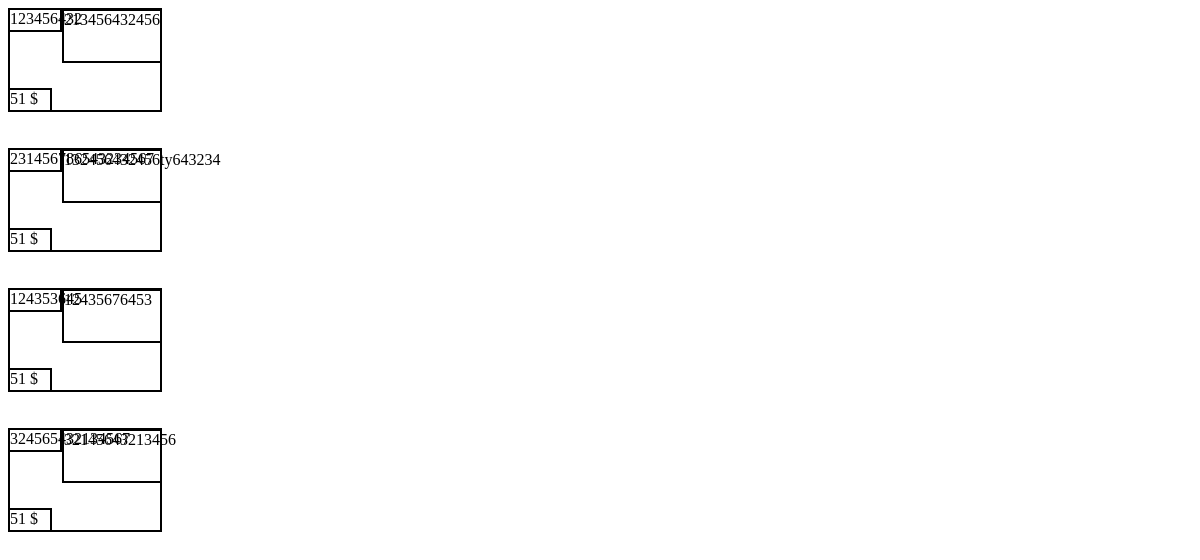
The page /tradent/myitems.php (signed in) on the database its author committed.
### tables this page shows
CREATE TABLE `items` (
  `id` int(11) NOT NULL,
  `name` varchar(100) NOT NULL,
  `description` varchar(100) NOT NULL,
  `photo` varchar(225) NOT NULL,
  `user` varchar(100) NOT NULL,
  `furniture` tinyint(4) DEFAULT NULL,
  `sports` tinyint(4) DEFAULT NULL,
  `kitchen` tinyint(4) DEFAULT NULL,
  `clothes` tinyint(4) DEFAULT NULL,
  `electronics` tinyint(4) DEFAULT NULL,
  `home` tinyint(4) DEFAULT NULL,
  `books` tinyint(4) DEFAULT NULL,
  `tools` tinyint(4) DEFAULT NULL,
  `other` tinyint(4) DEFAULT NULL,
  `price` double DEFAULT NULL,
  `pricer` varchar(45) NOT NULL,
  `location` varchar(45) DEFAULT NULL
);

### tradent/myitems.php (the view, shortened to what this page needs)
<?php
	$mysqli = mysqli_connect('localhost','root','','tradent');
?>
<!doctype html>
<html>
<head>
<link rel="stylesheet" href="style.css" type="text/css">
</head>
<body>
<div class="body-content">
  <div class="module">
    <?php
	  $email = $_SESSION['login'];
	  $con = "SELECT * FROM items Where user = '$email'";
	  $global = mysqli_query($mysqli,$con);
	  foreach($global as $row)
	  {
		  echo "<div style='border: 2px; border-style: solid; width: 150px; height: 100px;'></br>";
		  echo "<div style='border: 2px; border-style: solid; width: 50px; height: 20px; margin-top: -20px; margin-left: -2px;'>".$row['name']."</div>";
		  echo "<div style='border: 2px; border-style: solid; width: 96px; height: 50px; margin-top: -23px; margin-left: 52px;'>".$row['description']."</div>";
		  echo "<div style='border: 2px; border-style: solid; width: 40px; height: 20px; margin-top: 25px; margin-left: -2px;'>".$row['price']." $</div>";
		  echo "</div></br></br>";
	  }
	?>
  </div>
</div>
</body>
</html>

### rows shown on the page
items: name "123456432", description "213456432456", price "51"
items: name "231456786543234567", description "132456432456ty643234", price "51"
items: name "124353645", description "12435676453", price "51"
items: name "324565432134567", description "32145643213456", price "51"
